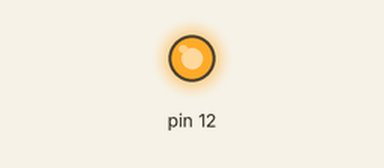
This sketch was run on a simulated Arduino Uno, built with avr-gcc and run on an emulated ATmega328P. On the bench: output pins drawn as LEDs (lit = HIGH).

Above: at 0.1 s.
Timing chart, 0 to 1.6 s (numbered marks = the images above):
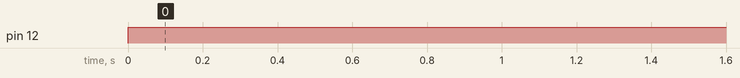

Measured:
- by itself, pin 12: LOW → HIGH at 0.00 s

The sketch:

pwm-output.ino
```cpp
void setup() {
  pinMode(12, OUTPUT);
}

void loop() {
  // put your main code here, to run repeatedly:
  analogWrite(12, 128);
}
```
